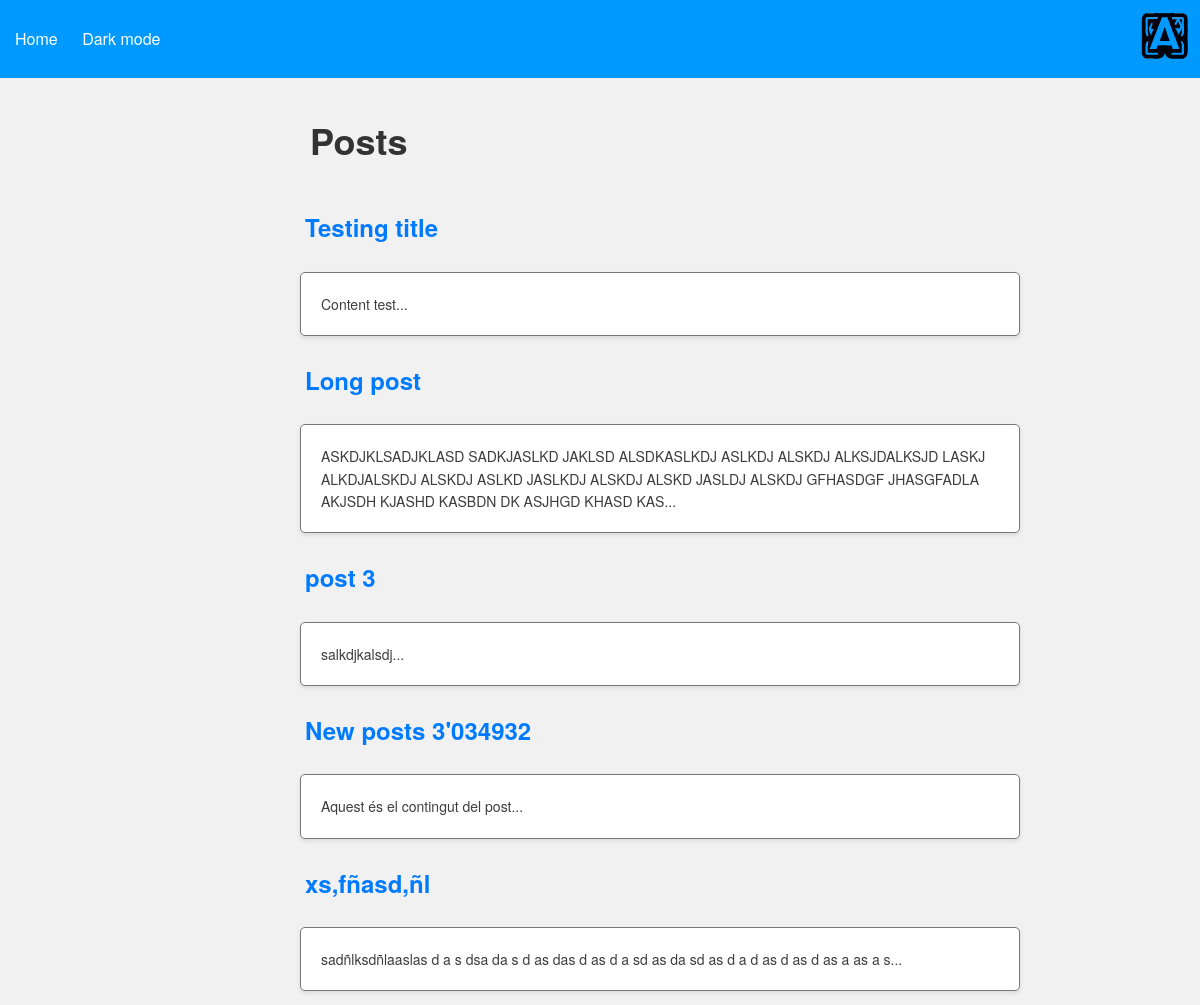
The page / on the database its author committed.
### posts/models.py (models this page shows, shortened)
class Post(models.Model):
    title = models.CharField(max_length=20, blank=False, null=False)
    content = models.TextField(max_length=2000, blank=False, null=False)
    created_at = models.DateTimeField(auto_now_add=True)
    updated_at = models.DateTimeField(auto_now=True)
    author = models.ForeignKey(User, on_delete=models.CASCADE)

### posts/views.py (the view)
# urls.py: path('', views.post_list, name='posts_list'),
def post_list(request):
    posts = Post.objects.all().annotate(short_content=Concat(
        Substr('content', 1, 200), V('...')))
    return render(request, 'posts/posts_list.html', {'posts': posts})

### templates/posts/posts_list.html (shortened to what this page needs)
<!DOCTYPE html>
<html lang="en">
<head>
</head>
<body>
{% extends "base.html" %}
{% block content %}
    <h1>Posts
    </h1>
    {% for post in posts %}
        <h2><a href="{% url 'post_detail' pk=post.pk %}">{{ post.title }}</a></h2>
        <p class="post" style="background-color: white; color: #3d3d3d">{{ post.short_content }}</p>
    {% empty %}
        <p>No posts yet.</p>
    {% endfor %}
{% endblock %}

### static/posts/style.css (style rules this page uses)
body { font-family: 'Helvetica Neue', Helvetica, Arial, sans-serif; margin: 0px; padding: 0; background-color: #f1f1f1; color: #333; line-height: 1.6; }
body.light-mode { background-color: #f1f1f1; color: black; }
body.light-mode h1, body.light-mode h2, body.light-mode h3, body.light-mode h4, body.light-mode h5, body.light-mode h6, body.light-mode p { color: #333; }
body.light-mode .post { background-color: #ffffff; color: #333; }
h1, h2, h3, h4, h5, h6 { color: #333; margin-left: 25%; margin-right: 15%; }
h1 { font-size: 36px; padding: 10px; }
h2 { padding: 5px; }
p { font-size: 14px; margin-left: 5%; }
.post { background-color: #ffffff; border: 1px solid #7c7575; padding: 20px; border-radius: 5px; box-shadow: 0 2px 4px rgba(0, 0, 0, 0.1); max-width: 800px; margin-left: 25%; margin-right: 15%; }
a { color: #007bff; text-decoration: none; }

### rows shown on the page
Post: title "Testing title", short_content "Content test..."
Post: title "Long post", short_content "ASKDJKLSADJKLASD SADKJASLKD JAKLSD ALSDKASLKDJ ASLKDJ ALSKDJ ALKSJDALKSJD LASKJ ALKDJALSKDJ ALSKDJ ASLKD JASLKDJ ALSKDJ ALSKD JASLDJ ALSKDJ GFHASDGF JHASGFADLA AKJSDH KJASHD KASBDN DK ASJHGD KHASD KAS..."
Post: title "post 3", short_content "salkdjkalsdj..."
Post: title "New posts 3'034932", short_content "Aquest és el contingut del post..."
Post: title "xs,fñasd,ñl", short_content "sadñlksdñlaaslas d a s dsa da s d as das d as d a sd as da sd as d a d as d as d as a as a s..."
